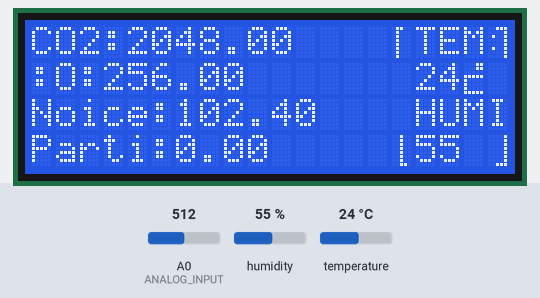
A sketch run on a simulated ESP8266 (NodeMCU). Shown: 20×4 character LCD. The test bench sets the inputs (shaded band); at power-on: humidity 55 %, A0 (ANALOG_INPUT) = 512, temperature 24 °C. WiFi joins after 1.5 s; servers stay silent unless stated; what the sketch prints to the serial monitor is not drawn.

Above: at 2.8 s.
2.9 s: humidity set to 22 %
At 8.1 s:
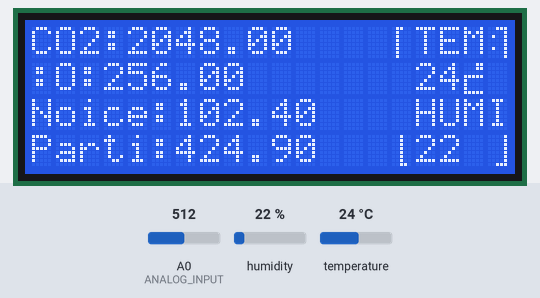
9.8 s: A0 (ANALOG_INPUT) set to 716
At 12.4 s:
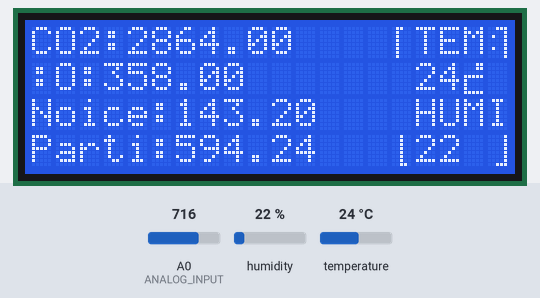
13.4 s: temperature set to 12 °C
At 15.1 s:
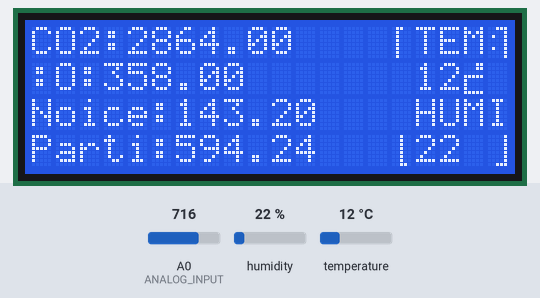
18.6 s: A0 (ANALOG_INPUT) set to 900
At 20.7 s:
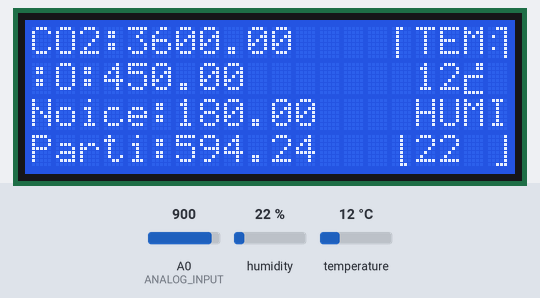
22.5 s: humidity set to 40 %
At 26.2 s:
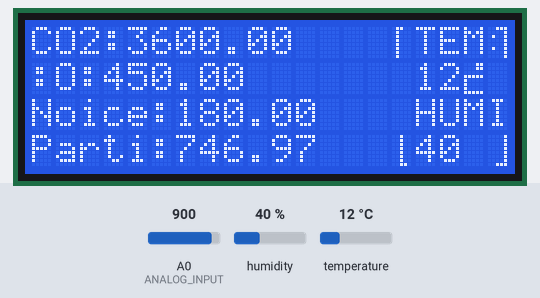
29.0 s: A0 (ANALOG_INPUT) set to 1023
At 30.5 s:
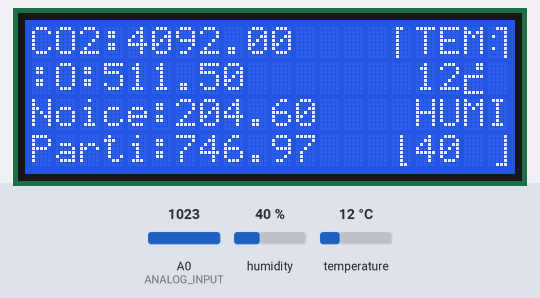
Timing chart, 0 to 32.0 s (numbered marks = the images above; inputs shaded):
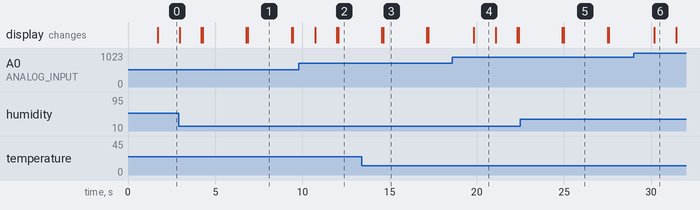

Measured:
- after the input at 9.8 s, the display: first changes after 0.94 s (image 2 shows a later state)
- after the input at 13.4 s, the display: first differs from a run without the input after 1.2 s (image 3)
- after the input at 18.6 s, the display: changes after 1.2 s (image 4)
- after the input at 22.5 s, the display: first differs from a run without the input after 2.5 s (image 5)
- after the input at 29.0 s, the display: changes after 1.2 s (image 6)
- what the display in image 1 shows lasts 2.5 s, from 6.9 s to 9.4 s
- what the display in image 4 shows lasts 1.3 s, from 19.8 s to 21.1 s

The sketch:

perfect_multiplexer.ino
```cpp
#include <ESP8266WiFi.h>
#define ledPower D1
#include "DHT.h"
#define MUX_A D4
#define MUX_B D3
#define MUX_C D2
#include <Wire.h>
#include <LiquidCrystal_I2C.h>
#define ANALOG_INPUT A0

DHT dht(D2, DHT11);

char buffer[40];

LiquidCrystal_I2C lcd(0x3F, 20, 4);
byte celcius[8] = {B00011, B00011, B00000, B11111, B10000, B10000, B10000, B11111};  //Celcius Custom Character

byte up_left[8] =   {B01100, B01000, B01000, B01000, B01000, B01000, B01000, B01000}; //box boders
byte up_right[8] =  {B00111, B00001, B01001, B00001, B00001, B01001, B00001, B00001}; //box boders
byte down_left[8] = {B00100, B00100, B00100, B00100, B00100, B00100, B00100, B00110}; //box boders
byte down_right[8] = {B00001, B00001, B00001, B00001, B00001, B00001, B00001, B00111}; //box boders

#define MUX_A D8
#define MUX_B D7
#define MUX_C D6

String apiKey = "O1FZUXQ5UUSKSTQA";
const char *ssid =  "Pixel_2606";
const char *pass =  "123456789";
const char* server = "api.thingspeak.com";

WiFiClient client;

//DHT dht(1, DHTTYPE);

int sampleingTime = 280;
int deltaTime = 40;
int sleepTime = 9680;

float vOmeasured = 0;
float calcVoltage = 0;
float dustDensity = 0;

void setup() {
  //Deifne output pins for Mux
  Serial.begin(115200);
  pinMode(ledPower, OUTPUT);
  pinMode(MUX_A, OUTPUT);
  pinMode(MUX_B, OUTPUT);
  pinMode(MUX_C, OUTPUT);
  dht.begin();
  Wire.begin(2, 0);
  lcd.init();   // initializing the LCD
  lcd.backlight();  //LCD Backlight ON

  WiFi.begin(ssid, pass);
  while (WiFi.status() != WL_CONNECTED) {
    delay(500);
    Serial.print(".");
  }
  Serial.println("");
  Serial.println("WiFi connected");


  lcd.createChar(4, celcius);
  lcd.createChar(5, up_left);    //define values to custom characters in Box
  lcd.createChar(6, up_right);   //define values to custom characters in Box
  lcd.createChar(7, down_left);  //define values to custom characters in Box
  lcd.createChar(8, down_right); //define values to custom characters in Box
}

void changeMux(int c, int b, int a) {
  digitalWrite(MUX_A, a);
  digitalWrite(MUX_B, b);
  digitalWrite(MUX_C, c);
}

void loop() {
  float value;

  changeMux(LOW, LOW, LOW);
  float value1 = analogRead(ANALOG_INPUT); //Value of the sensor connected Option 0 pin of Mux
  Serial.print("CO Value = ");
  Serial.print(value1 * 5);

  changeMux(LOW, LOW, HIGH);
  float value2 = analogRead(ANALOG_INPUT); //Value of the sensor connected Option 1 pin of Mux
  Serial.print("    CO2 Value = ");
  Serial.println(value2 * 5);

  changeMux(LOW, LOW, HIGH);
  float value3 = analogRead(ANALOG_INPUT); //Value of the sensor connected Option 1 pin of Mux
  Serial.print(" Noice Value = ");
  Serial.println(value3 * ( 5.0 / 1023));
  Serial.print(" ");

  changeMux(LOW, LOW, HIGH);
  float value4 = analogRead(ANALOG_INPUT); //Value of the sensor connected Option 1 pin of Mux
  Serial.print(" Particle = ");
  Serial.println(value4);
  Serial.print(" ");

  lcd.setCursor(0, 0);
  lcd.print("CO2:");
  lcd.setCursor(4, 0);
  lcd.print(value1 * 4);
  //lcd.setCursor(8, 0);

  lcd.setCursor(0, 1);
  lcd.print("CO:");
  lcd.setCursor(3, 1);
  lcd.print(value2 / 2);
  //lcd.setCursor(8, 0);

  lcd.setCursor(0, 2);
  lcd.print("Noice:");
  lcd.setCursor(6, 2);
  lcd.print(value3 / 5);
  //lcd.setCursor(8, 0);

  int h = dht.readHumidity();
  int t = dht.readTemperature();

  Serial.print("Temperature: ");
  Serial.print(t);
  Serial.print("\t");
  Serial.print("Humidity: ");
  Serial.println(h);
  Serial.print(" ");

  lcd.setCursor(0, 3);
  lcd.print("Parti:");
  lcd.setCursor(6, 3);
  lcd.print(dustDensity);  ////particle senser value up there

  //temprature box
  lcd.setCursor(16, 0);
  lcd.print("TEM");
  lcd.setCursor(16, 1);
  lcd.print(t);
  lcd.setCursor(18, 1);
  lcd.write(byte(4));

  lcd.setCursor(16, 2);
  lcd.print("HUMI:");
  lcd.setCursor(16, 3);
  lcd.print(h);
  //lcd.setCursor(18,1);
  //lcd.write(byte(4));

  lcd.setCursor(15, 0);
  lcd.write(byte(5));
  lcd.setCursor(19, 0);
  lcd.write(byte(6));

  lcd.setCursor(15, 3);
  lcd.write(byte(7));
  lcd.setCursor(19, 3);
  lcd.write(byte(8));


  if (client.connect(server, 80)) {
    String postStr = apiKey;
    postStr += "&field1=";
    postStr += String(t);
    postStr += "&field2=";
    postStr += String(h);
    postStr += "\r\n\r\n";

    //String postStr = apiKey;
    postStr += "&field3=";
    postStr += String(value1 * 4);
    postStr += "&field4=";
    postStr += String(value2 / 2);
    postStr += "&field5=";
    postStr += String(value3);
    postStr += "&field6=";
    postStr += String(dustDensity);
    postStr += "\r\n\r\n";


    client.print("POST /update HTTP/1.1\n");
    client.print("Host: api.thingspeak.com\n");
    client.print("Connection: close\n");
    client.print("X-THINGSPEAKAPIKEY: " + apiKey + "\n");
    client.print("Content-Type: application/x-www-form-urlencoded\n");
    client.print("Content-Length: ");
    client.print(postStr.length());
    client.print("\n\n");
    client.print(postStr);

    Serial.print("Temperature: ");
    Serial.print(t);
    Serial.print("\t");
    Serial.print("Humidity: ");
    Serial.println(h);


    pinMode(ledPower, LOW);
    delayMicroseconds(sampleingTime);

    delayMicroseconds(deltaTime);
    digitalWrite(ledPower , HIGH);
    delayMicroseconds(sleepTime);

    calcVoltage = value4 * (5.0 / 1024.0);
    dustDensity = 170 * calcVoltage - 0.1;
    Serial.println(dustDensity);
    Serial.println("");

  }
  client.stop();
  delay(1000);
}
```
